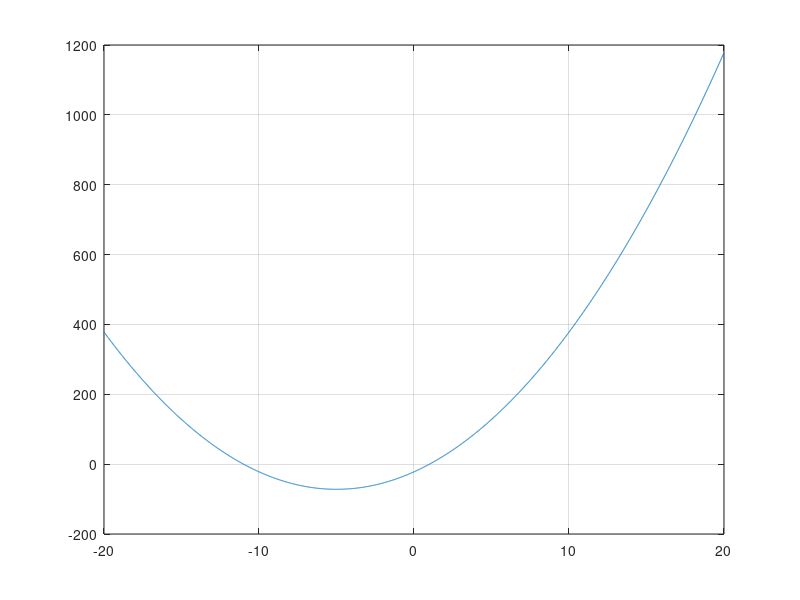

Recreate this plot in MATLAB. (Note: this script raises an error after producing the figure.)
% defining function
x = -20:0.01:20;
y = 2.*x.^2 + 20.*x - 22;
plot(x, y)
grid ON

% manual way to check the minimum value of y
i = 1;
while (y(i) > y(i+1))
    i = i + 1;
end
x(i)
y(i)

fminbnd(y, -20, 20)